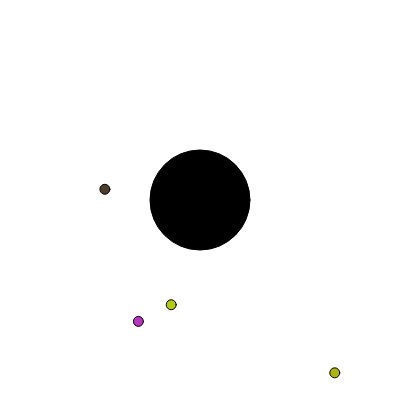
Frame 1 (no input)
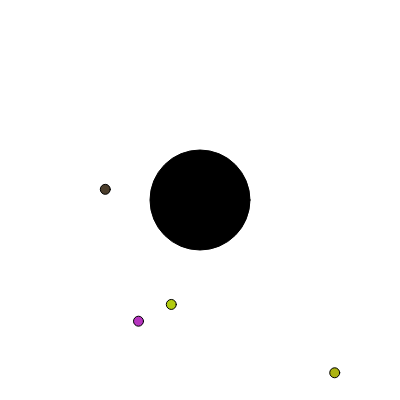
Frame 60 (no input)
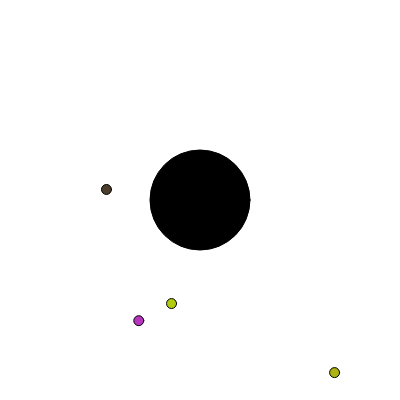
Frame 120 (the mouse pressed at the canvas centre since frame 60)

The p5.js sketch that drew these frames (run headless with seeded random() and noise() and a simulated clock; from frame 60 on, the mouse is pressed at the canvas centre):

// p5.js sketch
// ── sketch.js
var attractor;
var particles = [];
var N = 4;

function setup() {
    createCanvas(windowWidth, windowHeight);
    createCanvas(400, 400);
    for (var i = 0; i < N; i++) {
        var p = new Particle();
        p.size = 10;
        p.pos = createVector(random(width), random(height));
        particles.push(p);
    }

    attractorCore = new Particle();
    attractorCore.pos = createVector(width/2, height/2);
    attractorCore.color = [0,0,0];
    attractorCore.size = (100);
    attractorCore.mass = (100);

    attractor = new Attractor(attractorCore, 0.02);
}

var k;
var v;
var e;
function draw() {
    background(255);
    attractor.update();
    attractor.particle.bounceOnEdge();
    attractor.draw();
    k = 0;
    e = 0;
    for (var i = 0; i < N; i++) {
        attractor.pull(particles[i]);
        particles[i].update();
        particles[i].bounceOnEdge();
        particles[i].draw();
        v = particles[i].vel.mag();
        var k = (particles[i].mass * (v * v))/2
        var e = (attractor.particle.mass * particles[i].mass * attractor.G)/attractor.lastr;
        var totalE = k + e
        console.log("p", i, " ", totalE);
    }
   // console.log(k);
   // console.log(e);
}

// ── Attractor.js
var Attractor = function(particle, gravitationalConstant) {
    this.G = gravitationalConstant;
    this.particle = particle;
    this.lastr;

    
    this.pull = function(particle) {
        var d = p5.Vector.sub(this.particle.pos, particle.pos);
        var forceDirection = d.copy().normalize();
        var r = d.mag();
        var forceMagnitude = (this.G * this.particle.mass * particle.mass) / (r * r);

        if (forceMagnitude > 1) {
            forceMagnitude = 1;
        }
        //forceMagnitude = constrain(forceMagnitude, 0.0001, 25);

        var g = p5.Vector.mult(forceDirection, forceMagnitude);
        this.lastr = r;
        particle.applyForce(g);
    }

    this.update = function() {
        this.particle.update();
    }

    this.draw = function() {
        this.particle.draw();
    }
}

// ── particle.js
var Particle = function() {

this.pos = createVector(0,0);
this.vel = createVector(0,0);
this.accel = createVector(0,0);
this.force = createVector(0,0);
this.mass = 1;

this.color = [random(255), random(255), random(255)];
this.size = 100;

this.applyForce = function(force) {
    this.force.add(force);
};

this.bounceOnEdge = function() {
    if (this.pos.x + this.size/2 >= width || this.pos.x - this.size/2 <= 0) {
        this.vel.x *= -1;
        if (this.pos.x + this.size/2 >= width) {
           this.pos.x = width - this.size/2; 
        }
        if (this.pos.x - this.size/2 <= 0) {
           this.pos.x = 0 + this.size/2; 
        }
    }

    if (this.pos.y + this.size/2 >= height || this.pos.y - this.size/2 <= 0) {
        this.vel.y *= -1;
        if (this.pos.y + this.size/2 >= height) {
           this.pos.y = height - this.size/2; 
        }
        if (this.pos.y - this.size/2 <= 0) {
           this.pos.y = 0 + this.size/2; 
        }
    }
};

this.update = function() {
    this.accel.add(p5.Vector.div(this.force, this.mass));
    this.vel.add(p5.Vector.mult(this.accel, 1));
    this.pos.add(p5.Vector.mult(this.vel, 1));
    this.accel = createVector(0,0);
    this.force = createVector(0,0);
};

this.draw = function() {
    stroke(0);
    strokeWeight(1);
    fill(this.color);
    ellipse(this.pos.x, this.pos.y, this.size, this.size);
};

    

}
